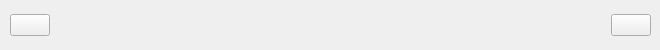
          <widget class="QWidget" name="widget_4" native="true">
           <property name="minimumSize">
            <size>
             <width>20</width>
             <height>50</height>
            </size>
           </property>
           <widget class="QWidget" name="layoutWidget">
            <property name="geometry">
             <rect>
              <x>10</x>
              <y>10</y>
              <width>641</width>
              <height>30</height>
             </rect>
            </property>
            <layout class="QHBoxLayout" name="horizontalLayout_3">
             <item>
              <widget class="QPushButton" name="pushButton_15">
               <property name="text">
                <string/>
               </property>
               <property name="icon">
                <iconset>
                 <normaloff>../../OneDrive/Pictures/projet/choix.png</normaloff>../../OneDrive/Pictures/projet/choix.png</iconset>
               </property>
               <property name="checkable">
                <bool>true</bool>
               </property>
              </widget>
             </item>
             <item>
              <spacer name="horizontalSpacer">
               <property name="orientation">
                <enum>Qt::Horizontal</enum>
               </property>
               <property name="sizeHint" stdset="0">
                <size>
                 <width>40</width>
                 <height>20</height>
                </size>
               </property>
              </spacer>
             </item>
             <item>
              <widget class="QPushButton" name="pushButton_16">
               <property name="text">
                <string/>
               </property>
               <property name="icon">
                <iconset>
                 <normaloff>../../OneDrive/Pictures/projet/home.png</normaloff>../../OneDrive/Pictures/projet/home.png</iconset>
               </property>
              </widget>
             </item>
            </layout>
           </widget>
          </widget>
